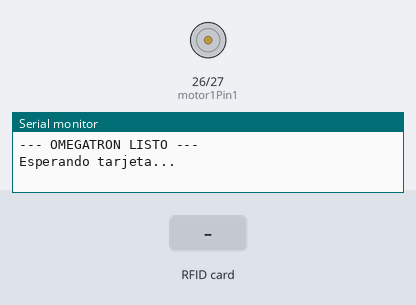
A sketch run on a simulated ESP32. On the bench: motor-driver pin pairs drawn as motors (green arrow = first pin HIGH = forward, orange = second pin HIGH = backward, longer = more drive), the last lines printed to the serial monitor. The inputs (shaded band) are chosen by the test bench. WiFi joins after 1.5 s; servers stay silent unless stated; uploads are accepted with an empty reply.

Above: at 3.2 s.
3.3 s: RFID card 5E 7A 19 C4 held to the reader
At 4.7 s:
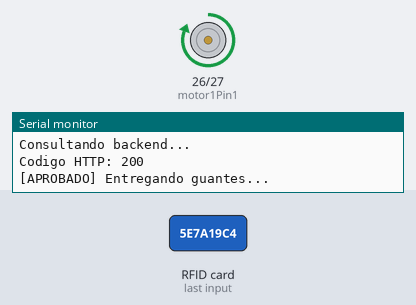
Timing chart, 0 to 6.5 s (numbered marks = the images above; inputs shaded):
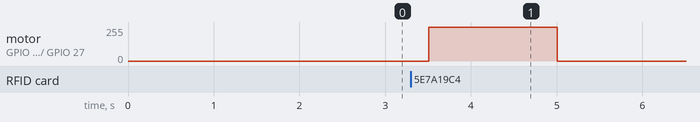

Measured:
- after the input at 3.3 s, motor on GPIO 26 (motor1Pin1) / GPIO 27 (motor1Pin2): stopped → forward 255/255 after 0.21 s, → stopped 1.5 s later

The sketch:

omegatron_dispensador.ino
```cpp
// OMEGATRON - Dispensador de EPP (prototipo de 1 motor: guantes)
// El backend decide TODO (operario, turno, vida útil, stock). La ESP32 solo lee la
// tarjeta, pregunta y gira el motor si la respuesta es 200.

#include <WiFi.h>
#include <HTTPClient.h>
#include <WiFiClientSecure.h>
#include <SPI.h>
#include <MFRC522.h>
#include "secrets.h"  // WIFI_SSID, WIFI_PASSWORD, BACKEND_HOST, HARDWARE_API_KEY

// ---------------- CONFIGURACIÓN ----------------
#define ESTACION_ID "EST-01"  // debe existir en la base (tabla Estacion.codigo)

// Si el backend no responde, ¿entregar guantes igual? true = la demo nunca "falla",
// pero esa entrega NO se registra ni respeta vida útil. Usar solo como último recurso.
#define GIRO_SI_NO_HAY_BACKEND false

// La primera petición en `npm run dev` compila la ruta y puede tardar >10 s, y el plan
// free de Render despierta el servicio dormido en ~50 s (el handshake TLS suma ~1-2 s).
const uint16_t HTTP_CONNECT_TIMEOUT_MS = 8000;
const uint16_t HTTP_RESPONSE_TIMEOUT_MS = 60000;
const unsigned long ANTIRREBOTE_MS = 3000;  // misma tarjeta dentro de este lapso se ignora

// ---------------- HARDWARE ----------------
#define RST_PIN 22
#define SS_PIN 5
MFRC522 mfrc522(SS_PIN, RST_PIN);

const int motor1Pin1 = 26;
const int motor1Pin2 = 27;

// HTTPS (Render) sin validar el certificado: suficiente para el prototipo, evita
// mantener el certificado raíz en el firmware. HTTP plano para la laptop en la red local.
WiFiClientSecure clienteSeguro;
WiFiClient clientePlano;

String ultimoUid = "";
unsigned long ultimoUidMs = 0;

void setup() {
  Serial.begin(115200);
  delay(300);

  pinMode(motor1Pin1, OUTPUT);
  pinMode(motor1Pin2, OUTPUT);
  apagarMotor();

  SPI.begin();
  mfrc522.PCD_Init();

  conectarWiFi();
  verificarBackend();

  Serial.println("\n--- OMEGATRON LISTO ---");
  Serial.println("Esperando tarjeta...");
}

void loop() {
  if (WiFi.status() != WL_CONNECTED) conectarWiFi();

  if (!mfrc522.PICC_IsNewCardPresent() || !mfrc522.PICC_ReadCardSerial()) return;

  String uid = leerUid();
  mfrc522.PICC_HaltA();
  mfrc522.PCD_StopCrypto1();

  // Antirrebote: el lector suele leer la misma tarjeta varias veces seguidas.
  if (uid == ultimoUid && millis() - ultimoUidMs < ANTIRREBOTE_MS) return;
  ultimoUid = uid;
  ultimoUidMs = millis();

  Serial.println("\nUID detectado: " + uid);
  consultarBackend(uid);
}

// ---------------- RED ----------------

void conectarWiFi() {
  Serial.printf("\nConectando a Wi-Fi \"%s\"", WIFI_SSID);
  WiFi.mode(WIFI_STA);
  WiFi.begin(WIFI_SSID, WIFI_PASSWORD);
  unsigned long inicio = millis();
  while (WiFi.status() != WL_CONNECTED) {
    Serial.print(".");
    delay(500);
    if (millis() - inicio > 20000) {  // reintenta en vez de quedarse colgado
      Serial.println("\n[ERROR] No conecta al Wi-Fi. Reintentando...");
      WiFi.disconnect();
      WiFi.begin(WIFI_SSID, WIFI_PASSWORD);
      inicio = millis();
    }
  }
  Serial.println("\n[OK] Wi-Fi conectado. IP de la ESP32: " + WiFi.localIP().toString());
}

void iniciarHttp(HTTPClient& http, const String& url) {
  if (url.startsWith("https://")) {
    clienteSeguro.setInsecure();
    http.begin(clienteSeguro, url);
  } else {
    http.begin(clientePlano, url);
  }
}

// Al arrancar: confirma que el backend es alcanzable y explica por qué si no lo es.
void verificarBackend() {
  HTTPClient http;
  String url = String(BACKEND_HOST) + "/api/health";
  Serial.println("Verificando backend en " + url + " ...");
  http.setConnectTimeout(HTTP_CONNECT_TIMEOUT_MS);
  http.setTimeout(HTTP_RESPONSE_TIMEOUT_MS);
  iniciarHttp(http, url);
  int code = http.GET();
  http.end();

  if (code == 200) {
    Serial.println("[OK] Backend alcanzable.");
    return;
  }
  Serial.printf("[ERROR] Backend no responde (codigo %d: %s)\n", code, http.errorToString(code).c_str());
  Serial.println("  Render: ¿BACKEND_HOST es https://<servicio>.onrender.com sin '/' final? Abre /api/health en el navegador.");
  Serial.println("  1. ¿La laptop esta en la MISMA red Wi-Fi que la ESP32 (" + WiFi.localIP().toString() + ")?");
  Serial.println("  2. ¿BACKEND_HOST tiene la IP actual de la laptop? (ipconfig)");
  Serial.println("  3. ¿Corre `npm run dev -- -H 0.0.0.0` en la laptop?");
  Serial.println("  4. ¿El firewall de Windows permite Node.js en esta red?");
}

void consultarBackend(const String& uid) {
  HTTPClient http;
  http.setConnectTimeout(HTTP_CONNECT_TIMEOUT_MS);
  http.setTimeout(HTTP_RESPONSE_TIMEOUT_MS);
  iniciarHttp(http, String(BACKEND_HOST) + "/api/hardware/rfid");
  http.addHeader("Content-Type", "application/json");
  http.addHeader("x-api-key", HARDWARE_API_KEY);

  String body = "{\"rfid\":\"" + uid + "\",\"estacion_id\":\"" + ESTACION_ID + "\"}";
  Serial.println("Consultando backend...");
  int code = http.POST(body);
  String respuesta = code > 0 ? http.getString() : "";
  http.end();

  Serial.printf("Codigo HTTP: %d\n", code);
  if (respuesta.length()) Serial.println("Respuesta: " + respuesta);

  if (code == 200) {
    Serial.println("[APROBADO] Entregando guantes...");
    girarMotor();
  } else if (code == 403) {
    Serial.println("[DENEGADO] Retiro excesivo, operario inactivo o tarjeta no registrada.");
  } else if (code == 401) {
    Serial.println("[ERROR] API key incorrecta: revisa HARDWARE_API_KEY en secrets.h y en el .env.");
  } else if (code == 404) {
    Serial.println("[ERROR] Estacion no registrada: revisa ESTACION_ID (" ESTACION_ID ").");
  } else if (code < 0) {
    Serial.printf("[ERROR] Sin conexion con el backend: %s\n", http.errorToString(code).c_str());
    if (GIRO_SI_NO_HAY_BACKEND) {
      Serial.println("[MODO EMERGENCIA] Entregando sin control del backend (no queda registrado).");
      girarMotor();
    }
  } else {
    Serial.println("[ERROR] Respuesta inesperada del backend. No se entrega.");
  }
}

// ---------------- RFID / MOTOR ----------------

String leerUid() {
  String uid = "";
  for (byte i = 0; i < mfrc522.uid.size; i++) {
    if (mfrc522.uid.uidByte[i] < 0x10) uid += "0";
    uid += String(mfrc522.uid.uidByte[i], HEX);
  }
  uid.toUpperCase();
  return uid;
}

void girarMotor() {
  digitalWrite(motor1Pin1, HIGH);
  digitalWrite(motor1Pin2, LOW);
  delay(1500);
  apagarMotor();
  Serial.println("[OK] Motor detenido. Guantes entregados.");
}

void apagarMotor() {
  digitalWrite(motor1Pin1, LOW);
  digitalWrite(motor1Pin2, LOW);
}
```

secrets.example.h
```cpp
// Copia este archivo como "secrets.h" (en la misma carpeta) y completa tus datos.
// secrets.h NO se sube a GitHub.
#pragma once

// Red Wi-Fi: con backend local, la ESP32 y la laptop DEBEN estar en la MISMA red.
#define WIFI_SSID "nombre-de-la-red"
#define WIFI_PASSWORD "contrasena-de-la-red"

// Backend en Render (cualquier red con internet), sin "/" final:
#define BACKEND_HOST "https://omegatron-backend.onrender.com"
// O la laptop en la red local (PowerShell: ipconfig -> "Dirección IPv4" del adaptador Wi-Fi):
// #define BACKEND_HOST "http://192.168.1.50:3000"

// Debe ser idéntica a HARDWARE_API_KEY del backend (.env local o Environment de Render).
#define HARDWARE_API_KEY "cambia-esto"
```
